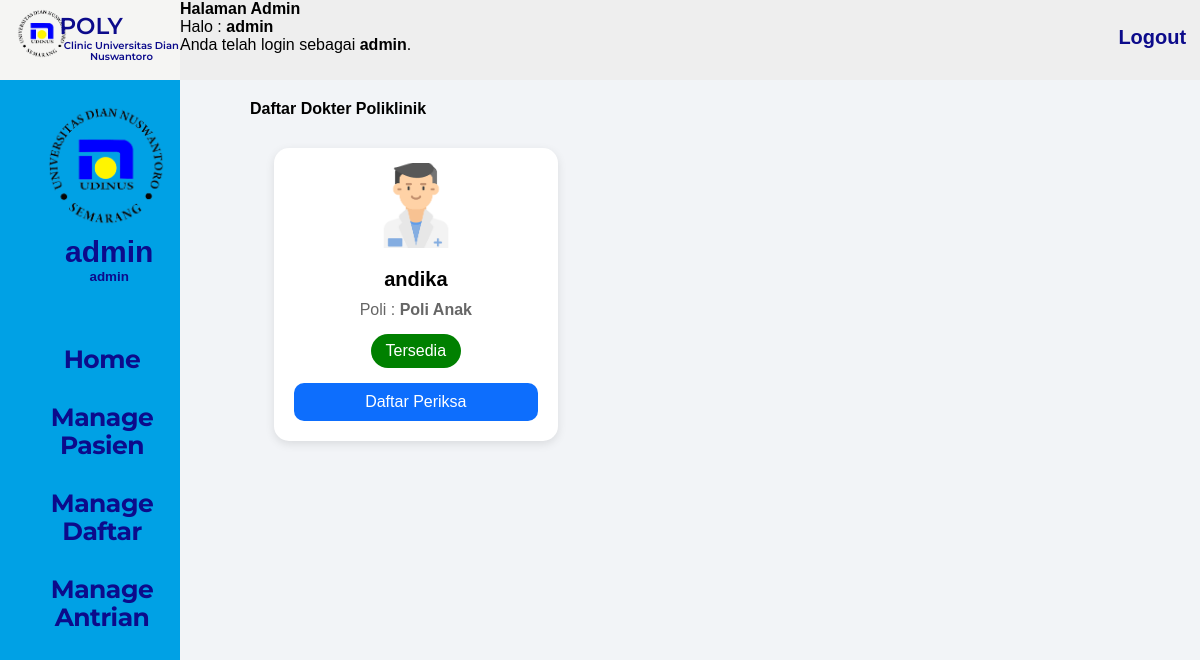
Page /manage_daftar.php (signed in) on the committed database.
### tables this page shows
CREATE TABLE `dokter` (
  `id_dokter` int(10) NOT NULL,
  `nama_dokter` varchar(75) NOT NULL,
  `foto_dokter` varchar(255) DEFAULT NULL,
  `alamat_dokter` varchar(150) NOT NULL,
  `nohp_dokter` varchar(12) NOT NULL,
  `id_poli` int(11) NOT NULL,
  `keterangan_dokter` varchar(5) NOT NULL
);

CREATE TABLE `poli` (
  `id_poli` int(10) NOT NULL,
  `nama_poli` varchar(75) NOT NULL,
  `keterangan_poli` varchar(150) NOT NULL
);

### manage_daftar.php (the view, shortened to what this page needs)
<!DOCTYPE html>
<html>
<head>
	<link rel="stylesheet" href="css/style_sheet.css">
	<link rel="stylesheet" href="css/style_katalog_kanan.css">
</head>
<body>
	    <div class="top-left">
        <img src="./assets/logo-udinus.png" alt="logo-udinus">
        <p class="title">
            POLY
        </p>
        <p class="define">
            Clinic Universitas Dian Nuswantoro
        </p>
    </div>
    <div class="top-right">
        <p class="page-title">
            <p>
			<b>Halaman Admin</b>
			<br>
			Halo : <b><?php echo $_SESSION['username'];
			 			$username = $_SESSION["username"];
						 function GetNama($username)
        					{
            					print $username;
        					}
			          ?></b>
			<br>
			</b> Anda telah login sebagai <b><?php echo $_SESSION['level'];
						 $level = $_SESSION["level"];
						 function GetLevel($level)
        					{
            					print $level;
        					}
			          ?></b>.
			</p>
        </p>
        <div class="logout-button">
            <a href="logout.php">
                <b> Logout </b>
            </a>
        </div>
    </div>
	    <div class="horizontal-menu">
        <img src="./assets/logo-udinus.png" alt="profile">
        <div class="nama">
            <h2><?php getNama($username) ?></h2>
            <h6><?php getLevel($level) ?></h6>
        </div>
        <ul>
            <li><a href="halaman_pasien.php">Home</a></li>
            <li><a href="manage_pasien.php">Manage Pasien</a></li>
			<li><a href="manage_daftar.php">Manage Daftar</a></li>
			<li><a href="manage_antrian.php">Manage Antrian</a></li>
        </ul>
    </div>
    <div style="margin-top:100px;margin-left:250px">
		<h4>Daftar Dokter Poliklinik</a></h4>
		<div class="katalog">
		<?php
			include "koneksi.php";
            $query = mysqli_query($connect ,"SELECT dokter.id_dokter, dokter.foto_dokter, dokter.nama_dokter, poli.nama_poli FROM dokter, poli WHERE dokter.id_poli=poli.id_poli AND dokter.keterangan_dokter='Ada'");
                    while($data=mysqli_fetch_array($query))
                    {
					?>
					<div class="card">
						<img src="foto/<?php echo $data['foto_dokter'];?>" class="foto-dokter" alt="foto dokter">
						<div class="info">
							<div class="nama">
								<?php
									echo $data['nama_dokter'];
								?>
							</div>
							<div class="poli">
								Poli :
								<b>
									<?php echo $data['nama_poli'];?>
								</b>
							</div>
							<div class="status">
								Tersedia
							</div>
							<?php
							echo "
							<a href='#' class='btn' onclick='showConfirmModal(".$data['id_dokter'].")'>
							Daftar Periksa
							</a>
							";
							?>
						</div>
					</div>
					<?php
						}
					?>
			</div>
	</div>
</body>
</html>

### css/style_sheet.css (style rules this page uses)
* { margin: 0; padding: 0; box-sizing: border-box; }
body { font-family: 'Montserrat', sans-serif; }
.top-right .logout-button a { position: absolute; font-size: 20px; top: 33%; left: 92%; color: #0C0B8B; text-decoration: none; }
.top-left { background-color: #F5F5F3; position: absolute; width: 15%; height: 10%; left: 0px; top: 0px; float: left; }
.top-right { background-color: #EEEEEE; position: absolute; width: 85%; height: 10%; left: 15%; top: 0px; }
.horizontal-menu { background-color: #00A1E5; position: absolute; width: 15%; height: 90%; top: 10%; float: left; }
.top-left img { position: absolute; width: 50px; height: 49px; left: 17px; top: 9px; }
.top-left .title { font-family: Montserrat; font-style: normal; font-weight: 600; font-size: 23px; line-height: 110.18%; position: absolute; width: 65px; height: 34px; left: 33%; top: 14px; color: #0C0B8B; }
.top-left .define { position: absolute; width: 124px; height: 10px; left: 33%; top: 40px; font-family: Montserrat; font-style: normal; font-weight: 600; font-size: 10px; line-height: 110.18%; text-align: center; color: #0C0B8B; }
.top-right .page-title { position: absolute; width: 250px; height: 5%; left: 2%; top: 19px; font-family: Montserrat; font-style: normal; font-weight: 600; font-size: 30px; line-height: 110.18%; text-align: center; color: #0C0B8B; }
.horizontal-menu ul { position: absolute; list-style-type: none; margin: 0; padding: 0; width: 114px; height: 21px; font-family: Montserrat; font-style: normal; font-weight: bold; font-size: 25px; line-height: 28px; text-align: center; letter-spacing: -0.02em; left: 45px; top: 250px; color: #FFFFFF; }
.horizontal-menu li a { display: block; color: #0C0B8B; padding: 15px 0px; text-decoration: none; text-align: center; transition-duration: 0.3s; }
.horizontal-menu img { position: absolute; width: 120px; left: 46px; top: 25px; border-radius: 0%; }
.horizontal-menu .nama { text-align: center; position: absolute; top: 155px; left: 65px; color: #0C0B8B; }

### css/style_katalog_kanan.css (style rules this page uses)
body { margin:0; padding:0; background:#f2f4f7; font-family:Arial; }
.katalog { width:95%; margin:auto; padding-top:30px; display:grid; grid-template-columns: repeat(3,1fr); gap:25px; }
.card { background:white; border-radius:15px; overflow:hidden; box-shadow: 0 3px 10px rgba(0,0,0,0.1); transition:0.3s; }
.foto-dokter { width:100px; height:100px; margin:auto; display:block; object-fit:cover; padding-top:15px; }
.info { padding:20px; text-align:center; }
.nama { font-size:20px; font-weight:bold; margin-bottom:10px; }
.poli { color:#666; margin-bottom:15px; }
.status { background:green; color:white; padding:8px 15px; border-radius:20px; display:inline-block; }
.btn { margin-top:15px; display:block; text-decoration:none; background:#0d6efd; color:white; padding:10px; border-radius:10px; }

### rows in the picture
dokter: foto_dokter (picture), nama_dokter "andika", id_poli.nama_poli "Poli Anak"

### other values in the picture
$_SESSION['username'] "admin"
$_SESSION['level'] "admin"
$username "admin"
$level "admin"
